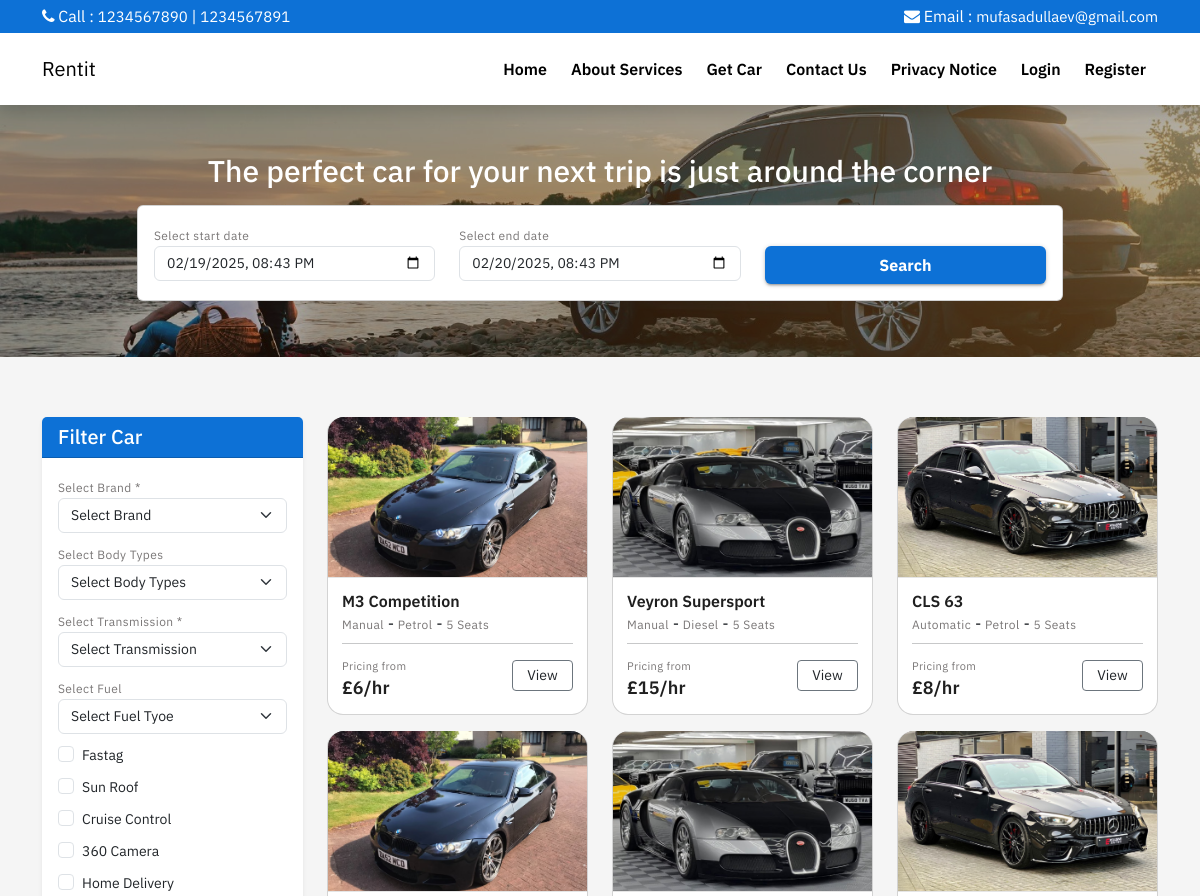
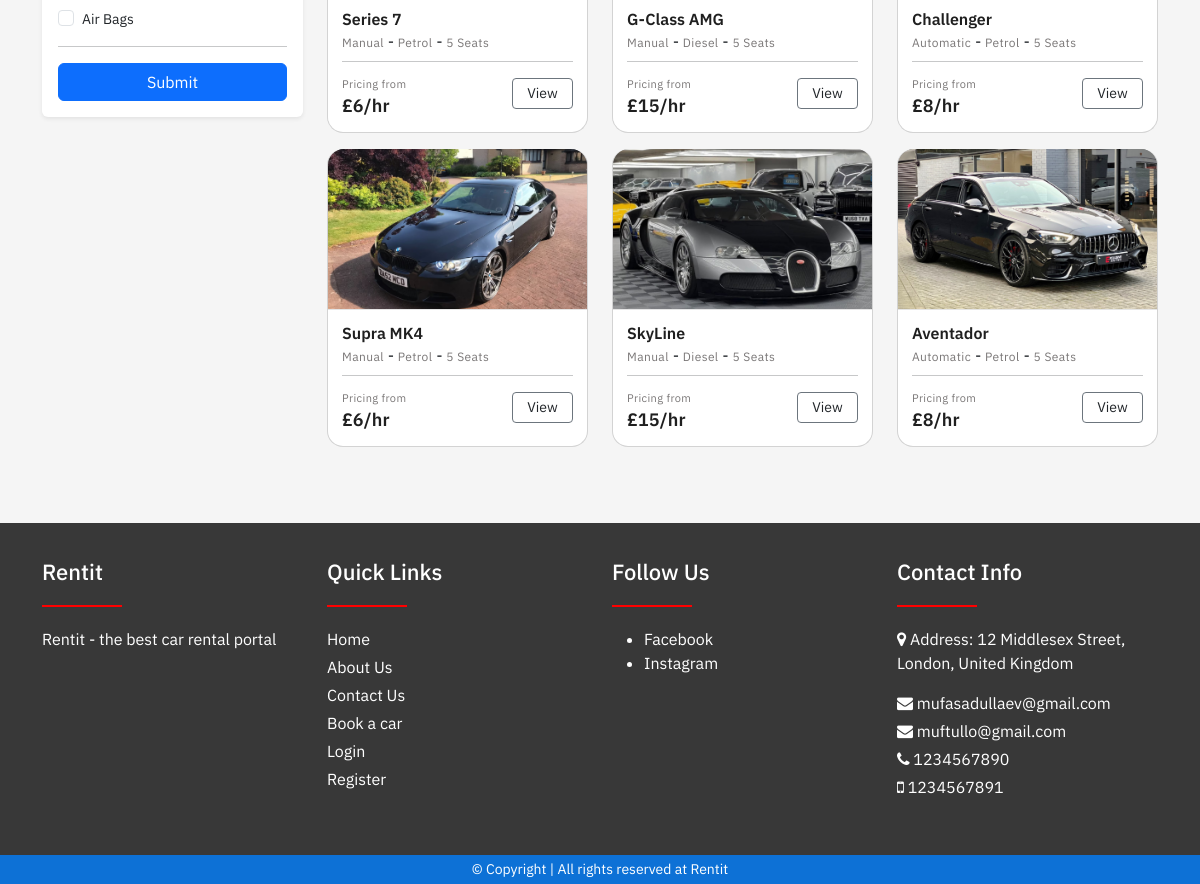
The app's page /cars.php with its own data (2 pictures, top to bottom).
### tables this page shows
CREATE TABLE `web_settings` (
  `id` int(11) UNSIGNED NOT NULL,
  `title` varchar(255) NOT NULL,
  `url` varchar(255) DEFAULT NULL,
  `description` varchar(1000) DEFAULT NULL,
  `logo` varchar(100) DEFAULT NULL,
  `address` varchar(500) DEFAULT NULL,
  `email1` varchar(100) DEFAULT NULL,
  `email2` varchar(100) DEFAULT NULL,
  `phone1` varchar(15) DEFAULT NULL,
  `phone2` varchar(15) DEFAULT NULL
);

CREATE TABLE `cars` (
  `id` int(11) UNSIGNED NOT NULL,
  `brand_id` int(11) NOT NULL,
  `body_type_id` int(11) NOT NULL,
  `name` varchar(255) NOT NULL,
  `car_cid` varchar(20) NOT NULL COMMENT 'car custom id',
  `car_reg_no` varchar(50) DEFAULT NULL,
  `model` date NOT NULL,
  `transmission` varchar(100) DEFAULT NULL,
  `fuel` varchar(100) DEFAULT NULL,
  `seating_capacity` varchar(50) DEFAULT NULL,
  `fastag` tinyint(1) DEFAULT 0,
  `kms_driven` varchar(100) DEFAULT NULL,
  `sun_roof` tinyint(1) NOT NULL,
  `cruise_control` tinyint(1) NOT NULL,
  `360_camera` tinyint(1) NOT NULL,
  `price_per_hour` varchar(100) DEFAULT NULL,
  `home_delivery` tinyint(1) NOT NULL,
  `airbags` tinyint(1) NOT NULL,
  `description` mediumtext NOT NULL,
  `image` varchar(100) DEFAULT NULL,
  `status` tinyint(1) DEFAULT 0 COMMENT '0=show,1=hide',
  `owner_id` int(11) UNSIGNED DEFAULT NULL
);

CREATE TABLE `social_medias` (
  `id` int(11) UNSIGNED NOT NULL,
  `name` varchar(100) NOT NULL,
  `slug` varchar(150) NOT NULL,
  `status` tinyint(1) DEFAULT 0 COMMENT '0=show,1=hide'
);

### cars.php (the view, shortened to what the rows shown need)
<?php
include('includes/header.php');
?>
<div class="section bg-gray" id="content">
    <div class="container">
        <div class="row">
                        <?php include('filter.php'); ?>
            <div class="col-md-9">
                <div class="row">
                <?php
                    $fuel = isset($_GET['fuel']) ? $_GET['fuel'] :"";
                    $transmission = isset($_GET['transmission']) ? $_GET['transmission'] :"";
                    $fastag = isset($_GET['fastag']) ? $_GET['fastag'] :"";
                    $sun_roof = isset($_GET['sun_roof']) ? $_GET['sun_roof'] :"";
                    $cruise_control = isset($_GET['cruise_control']) ? $_GET['cruise_control'] :"";
                    $camera_360 = isset($_GET['360_camera']) ? $_GET['360_camera'] :"";
                    $home_delivery = isset($_GET['home_delivery']) ? $_GET['home_delivery'] :"";
                    $airbags = isset($_GET['airbags']) ? $_GET['airbags'] :"";
                    $newBrandId = $brandId > 0 ? "='$brandId'": "LIKE '%'";
                    $newBodyTypeId = $bodyTypeId > 0 ? "='$bodyTypeId'": "LIKE '%'";
                    $newTransmission = $transmission ? "='$transmission'": "LIKE '%'";
                    $newFuel = $fuel ? "='$fuel'": "LIKE '%'";
                    $new_fastag = $fastag ? "='1'": "LIKE '%'";
                    $new_sun_roof = $sun_roof ? "='1'": "LIKE '%'";
                    $new_cruise_control = $cruise_control ? "='1'": "LIKE '%'";
                    $newCamera_360 = $camera_360 ? "='1'": "LIKE '%'";
                    $new_home_delivery = $home_delivery ? "='1'": "LIKE '%'";
                    $new_airbags = $airbags ? "='1'": "LIKE '%'";
                    $selectedStartDate = isset($_GET['start']) ? $_GET['start'] : date('Y-m-d h:i A');
                    $selectedEndDate = isset($_GET['end']) ? $_GET['end'] : date('Y-m-d h:i A', strtotime("+24 hours"));
                    $mystrDate = date("Y-m-d H:i:s", strtotime($selectedStartDate));
                    $myendDate = date("Y-m-d H:i:s", strtotime($selectedEndDate));
                    $query = "SELECT * FROM cars c WHERE id NOT IN (
                                    SELECT car_id FROM bookings WHERE ((start_date BETWEEN '$mystrDate' AND '$myendDate') OR (end_date BETWEEN '$mystrDate' AND '$myendDate'))
                                    OR (('$mystrDate' > start_date) AND ('$myendDate' < end_date)))
                                    AND c.brand_id $newBrandId
                                    AND c.transmission $newTransmission
                                    AND c.body_type_id $newBodyTypeId
                                    AND c.fuel $newFuel
                                    AND c.fastag $new_fastag
                                    AND c.sun_roof $new_sun_roof
                                    AND c.cruise_control $new_cruise_control
                                    AND c.360_camera $newCamera_360
                                    AND c.home_delivery $new_home_delivery
                                    AND c.airbags $new_airbags
                                    GROUP BY c.id
                                    ";
                    $cars = mysqli_query($conn, $query);
                    if($cars)
                    {
                        if(mysqli_num_rows($cars) > 0){
                            foreach ($cars as $item) {
                                ?>
                                <div class="col-md-4 mb-3">
                                    <div class="car-card">
                                        <div class="car-card-box">
                                            <a href="car.php?car=<?=$item['car_cid'];?>">
                                                <img src="<?=$item['image'] != '' ? $item['image']:"assets/images/no-img.jpg";?>" alt="img" />
                                            </a>
                                        </div>
                                        <div class="card-body">
                                            <a href="car.php?car=<?=$item['car_cid'];?>">
                                                <h5 class="car-card-title"><?=$item['name'];?></h5>
                                            </a>
                                            <div class="mb-1">
                                                <label class="title-sm fs-12"><?=$item['transmission'];?></label> -
                                                <label class="title-sm fs-12"><?=$item['fuel'];?></label> -
                                                <label class="title-sm fs-12"><?=$item['seating_capacity'];?> Seats</label>
                                            </div>
                                            <hr class="my-2">
                                            <div class="row">
                                                <div class="col-md-8">
                                                    <small class="title-sm fs-11">Pricing from</small>
                                                    <h5 class="title1">£<?=$item['price_per_hour'];?>/hr</h5>
                                                </div>
                                                <div class="col-md-4 my-auto">
                                                    <a href="car.php?car=<?=$item['car_cid'];?>" class="btn btn-sm bg-white text-dark w-100 btn-outline-secondary">View</a>
                                                </div>
                                            </div>
                                        </div>
                                    </div>
                                </div>
                                <?php
                            }
                        }else{
                            ?>
                            <div class="col-md-12">
                                <h4>No cars Available</h4>
                            </div>
                            <?php
                        }
                    }else{
                        ?>
                        <div class="col-md-12">
                            <h4>No cars Available</h4>
                        </div>
                        <?php
                    }
                ?>
                </div>
            </div>
        </div>
    </div>
</div>
<?php include('includes/footer.php'); ?>

### includes/navbar.php (shortened to what the rows shown need)
<div class="shadow sticky-top">
    <div class="bg-web py-1">
        <div class="container">
            <div class="row">
                <div class="col-md-6 text-white">
                    <span> <i class="fa fa-phone"></i> Call :</span>
                    <a href="tel:<?= webSetting('phone1'); ?>" class="top-nav-link"><?= webSetting('phone1'); ?></a> |
                    <a href="tel:<?= webSetting('phone2'); ?>" class="top-nav-link"><?= webSetting('phone2'); ?></a>
                </div>
                <div class="col-md-6 text-md-end text-white">
                    <span> <i class="fa fa-envelope"></i> Email :</span>
                    <a href="tel:<?= webSetting('email1'); ?>" class="top-nav-link"><?= webSetting('email1'); ?></a>
                </div>
            </div>
        </div>
    </div>
    <nav class="navbar navbar-expand-lg bg-white">
        <div class="container">
            <a class="navbar-brand" href="index.php">
                <?= webSetting('title'); ?>
            </a>
            <div class="collapse navbar-collapse" id="navbarSupportedContent">
                <ul class="navbar-nav ms-auto mb-2 mb-lg-0">
                </ul>
            </div>
        </div>
    </nav>
</div>

### includes/footer.php (shortened to what the rows shown need)
    <div class="footer-bg">
        <div class="container">
            <div class="row">
                <div class="col-md-3 mb-3">
                    <h4><?= webSetting('title') ?? 'Website Name' ?></h4>
                    <div class="underline"></div>
                    <p>
                        <?= webSetting('description') ?? 'Website Description' ?>
                    </p>
                </div>
                <div class="col-md-3 mb-3">
                    <ul>
                        <?php
                            $socials = getAll('social_medias');
                            if($socials){
                                if(mysqli_num_rows($socials) > 1){
                                    foreach($socials as $socialItem){
                                    ?>
                                        <li>
                                            <a href="<?=$socialItem['slug'];?>" target="_blank">
                                                <?=$socialItem['name'];?>
                                            </a>
                                        </li>
                                    <?php
                                    }
                                }else{
                                    echo '<li>No Social Media</li>';
                                }
                            }else{
                                echo '<li>No Social Media</li>';
                            }
                        ?>
                    </ul>
                </div>
                <div class="col-md-3 mb-3">
                    <h4>Contact Info</h4>
                    <div class="underline"></div>
                    <p><i class="fa fa-map-marker"></i> Address: <?= webSetting('address'); ?></p>
                    <p class="mb-1"> <i class="fa fa-envelope"></i> <?= webSetting('email1'); ?></p>
                    <p class="mb-1"> <i class="fa fa-envelope"></i> <?= webSetting('email2'); ?></p>
                    <p class="mb-1"> <i class="fa fa-phone"></i> <?= webSetting('phone1'); ?></p>
                    <p class="mb-1"> <i class="fa fa-mobile"></i> <?= webSetting('phone2'); ?></p>
                </div>
            </div>
        </div>
    </div>
    <div class="py-1 bg-web">
        <div class="container">
            <p class="mb-0 fs-14 text-white text-center">© Copyright | All rights reserved at <?= webSetting('title') ?? 'Car Rental Services'; ?></p>
        </div>
    </div>
</body>
</html>

### records on screen
web_settings: phone1 "1234567890", phone2 "1234567891", email1 "mufasadullaev@gmail.com", title "Rentit", description "Rentit - the best car rental portal", address "12 Middlesex Street, London, United Kingdom", email2 "muftullo@gmail.com"
cars: image (picture), name "M3 Competition", transmission "Manual", fuel "Petrol", seating_capacity "5", price_per_hour "6"
cars: image (picture), name "Veyron Supersport", transmission "Manual", fuel "Diesel", seating_capacity "5", price_per_hour "15"
cars: image (picture), name "CLS 63", transmission "Automatic", fuel "Petrol", seating_capacity "5", price_per_hour "8"
cars: image (picture), name "Series 7", transmission "Manual", fuel "Petrol", seating_capacity "5", price_per_hour "6"
cars: image (picture), name "G-Class AMG", transmission "Manual", fuel "Diesel", seating_capacity "5", price_per_hour "15"
cars: image (picture), name "Challenger", transmission "Automatic", fuel "Petrol", seating_capacity "5", price_per_hour "8"
cars: image (picture), name "Supra MK4", transmission "Manual", fuel "Petrol", seating_capacity "5", price_per_hour "6"
cars: image (picture), name "SkyLine", transmission "Manual", fuel "Diesel", seating_capacity "5", price_per_hour "15"
cars: image (picture), name "Aventador", transmission "Automatic", fuel "Petrol", seating_capacity "5", price_per_hour "8"
social_medias: name "Facebook"
social_medias: name "Instagram"
